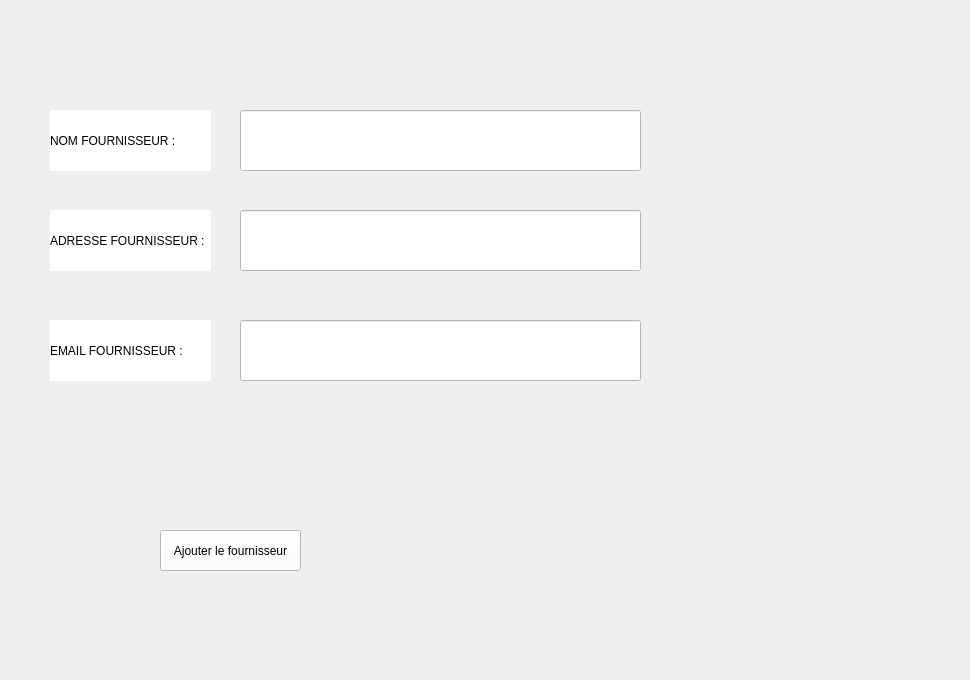
      <widget class="QWidget" name="ajoutdesfournisseurs">
       <attribute name="title">
        <string>Ajouter un fournisseur </string>
       </attribute>
       <widget class="QLabel" name="label">
        <property name="geometry">
         <rect>
          <x>50</x>
          <y>110</y>
          <width>161</width>
          <height>61</height>
         </rect>
        </property>
        <property name="styleSheet">
         <string notr="true">background-color: rgb(255, 255, 255);
color: rgb(0, 0, 0);</string>
        </property>
        <property name="text">
         <string>NOM FOURNISSEUR :</string>
        </property>
       </widget>
       <widget class="QLabel" name="label_3">
        <property name="geometry">
         <rect>
          <x>50</x>
          <y>320</y>
          <width>161</width>
          <height>61</height>
         </rect>
        </property>
        <property name="styleSheet">
         <string notr="true">background-color: rgb(255, 255, 255);
color: rgb(0, 0, 0);</string>
        </property>
        <property name="text">
         <string>EMAIL FOURNISSEUR :</string>
        </property>
       </widget>
       <widget class="QLabel" name="label_4">
        <property name="geometry">
         <rect>
          <x>50</x>
          <y>210</y>
          <width>161</width>
          <height>61</height>
         </rect>
        </property>
        <property name="styleSheet">
         <string notr="true">background-color: rgb(255, 255, 255);
color: rgb(0, 0, 0);</string>
        </property>
        <property name="text">
         <string>ADRESSE FOURNISSEUR :</string>
        </property>
       </widget>
       <widget class="QLineEdit" name="nomfournisseurajout">
        <property name="geometry">
         <rect>
          <x>240</x>
          <y>110</y>
          <width>401</width>
          <height>61</height>
         </rect>
        </property>
        <property name="styleSheet">
         <string notr="true">background-color: rgb(255, 255, 255);
color: rgb(0, 0, 0);</string>
        </property>
       </widget>
       <widget class="QLineEdit" name="emailfournisseurajout">
        <property name="geometry">
         <rect>
          <x>240</x>
          <y>320</y>
          <width>401</width>
          <height>61</height>
         </rect>
        </property>
        <property name="styleSheet">
         <string notr="true">background-color: rgb(255, 255, 255);
color: rgb(0, 0, 0);</string>
        </property>
       </widget>
       <widget class="QLineEdit" name="adressefournisseurajout">
        <property name="geometry">
         <rect>
          <x>240</x>
          <y>210</y>
          <width>401</width>
          <height>61</height>
         </rect>
        </property>
        <property name="styleSheet">
         <string notr="true">background-color: rgb(255, 255, 255);
color: rgb(0, 0, 0);</string>
        </property>
       </widget>
       <widget class="QPushButton" name="ajouterfournisseur">
        <property name="geometry">
         <rect>
          <x>160</x>
          <y>530</y>
          <width>141</width>
          <height>41</height>
         </rect>
        </property>
        <property name="styleSheet">
         <string notr="true">color: rgb(255, 255, 255);
color: rgb(0, 0, 0);
alternate-background-color: rgb(255, 255, 255);
background-color: rgb(255, 255, 255);</string>
        </property>
        <property name="text">
         <string>Ajouter le fournisseur</string>
        </property>
       </widget>
       <widget class="QStackedWidget" name="stackedWidgetfournisseur">
        <property name="geometry">
         <rect>
          <x>0</x>
          <y>-30</y>
          <width>961</width>
          <height>671</height>
         </rect>
        </property>
        <widget class="QWidget" name="page"/>
        <widget class="QWidget" name="page_2"/>
       </widget>
       <zorder>stackedWidgetfournisseur</zorder>
       <zorder>label</zorder>
       <zorder>label_3</zorder>
       <zorder>label_4</zorder>
       <zorder>nomfournisseurajout</zorder>
       <zorder>emailfournisseurajout</zorder>
       <zorder>adressefournisseurajout</zorder>
       <zorder>ajouterfournisseur</zorder>
      </widget>
